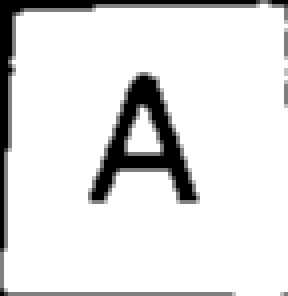
//> input picture OCR/Auto-Generate/A/0/1.bmp, 72 x 74 px (shown 4 times larger); its folder holds only this picture in this run
$ ./main   (built with g++ and OpenCV 4)
//> lines starting //> are read from the running program, lines starting //| are printed output that depends on the picture; after the words box and inside, x2 and y2 are one past the last pixel; in counts of white or black regions, pixels touching at a corner belong together
#include<opencv2/core/core.hpp>
#include<opencv2/highgui/highgui.hpp>
#include<opencv2/imgproc/imgproc.hpp>
#include<opencv2/ml/ml.hpp>
#include<iostream>
#include<vector> //Inclusion of the necessary libraries

const int min_area = 200;
const int image_width = 20;
const int image_height = 30; //Defined constants

using namespace cv;
using namespace std; //Using namespace cv/std will be merged with Zalan's Hex later on

int main(){
	Mat imgRGB;
	Mat imgGray;
	Mat imgBlurring;
	Mat imgBW;
	Mat imgBWCopy;

	Mat GroupInts;
	Mat FlattenedFloats;//Definition of the needed Matrices


	vector<vector<Point>> ptContours;
	vector<Vec4i> v4iHierarchy;
	vector <String> fileList;//Definition of vectors. Could be moved out of main. Just made them as I went.

	string characterArray("ABCDEFGHIJKLMNOPQRSTUVWXYZ");//The alphabet needed to assign values to read in images
	string orientation("0123");//Based on my peers file storage I had to accomadate for their file names.
	string Directory("/home/jgbroz/Documents/Project-Hex/OCR/Auto-Generate/A/0/*.bmp");//The directory of the saved images. MUST BE ALTERED IF RAN ON A DIFFERENT SYSTEM.

	for (int i = 0; i <= 25; i++){//For i less than twenty0five )size of alphabet)
		Directory.replace(53, 1, characterArray, i, 1);//Replace value fifty-three in the directory with a character corresponding to i from the alphabet written above.
		cout<<Directory<<"\n";//Prints out the current directory to terminal
		for (int j = 0; j <= 3; j++){//Cycles through each of the orientations (zero-three)
			Directory.replace(55, 1, orientation, j, 1); //Changes the directory further based on orientation
			glob(Directory, fileList, false);//Reads in a list of all the files in the directory and stores it in an array
			for (size_t k = 0; k < fileList.size(); ++k){//Runs a for loop equal to the amount of files in the directory
				imgRGB = imread(fileList[k]);//Reads in the first image
//> imgRGB is the input picture: 74 rows x 72 cols, CV_8UC3; min 0, max 255, mean 224.4

				if (imgRGB.empty()){
					cout<<"Image not in directory\n";
					return(0);
				}//Returns error code if the image isn't found.

				cvtColor(imgRGB,imgGray,COLOR_RGB2GRAY);

				GaussianBlur(imgGray,
						imgBlurring,
						Size(5,5),
						0);
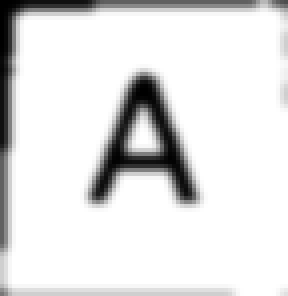
//> imgBlurring: 74 rows x 72 cols, CV_8UC1 (shown 4 times larger); min 0, max 255, mean 225.8

				adaptiveThreshold(imgBlurring,
						imgBW,
						255,
						ADAPTIVE_THRESH_GAUSSIAN_C,
						THRESH_BINARY_INV,
						11,
						2);
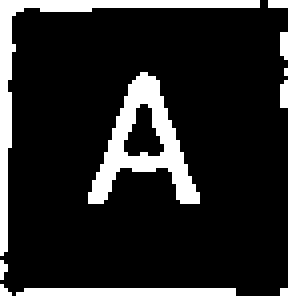
//> imgBW: 74 rows x 72 cols, CV_8UC1 (shown 4 times larger); 15% white; 10 white regions (7 under 20 px)

				imgBWCopy = imgBW.clone();

				imshow("imgBW",imgBW);
				imshow("Blurring",imgBlurring);

				findContours(imgBWCopy,
						ptContours,
						v4iHierarchy,
						RETR_EXTERNAL,
						CHAIN_APPROX_SIMPLE);//Applies filters to the image to make it more readable.
//> ptContours = 10 contours, 7 with area under 20; largest, box (x1, y1, x2, y2) and area: (22, 18, 50, 51) 361, (0, 0, 65, 64) 178, (4, 72, 59, 74) 52; v4iHierarchy = 10 items, first 8: [1, -1, -1, -1], [2, 0, -1, -1], [3, 1, -1, -1], [4, 2, -1, -1], [5, 3, -1, -1], [6, 4, -1, -1], [7, 5, -1, -1], [8, 6, -1, -1]

				for (int l = 0; l < ptContours.size(); l++){//For the number of contour sets read in repeat the process. Ideally should be one but left room for multiple characters found.
					if (contourArea(ptContours[l]) > min_area){//Check if the contour exceeds the defined minimun region.
						Rect rectangleChar = boundingRect(ptContours[l]);//Place a rectangle on the contours end points.
						rectangle(imgRGB, rectangleChar, Scalar(255,0,0),2);//Draw the rectangle over the image RGB not necessary as user feedback is no longer limited
						//Add an imshow for RGB and a waitKey(0) to see how the images are being interpretted.

						Mat matROI = imgBW(rectangleChar);
						Mat matROIResized;//Create a region of interest based on the highlighted region
						resize(matROI, matROIResized, Size(image_width, image_height));//Resize the ROI based on the constants to be uniformly stored.


						imshow("matROIResized", matROIResized);//Shows the final result to be stored. Again add a waitKey(0) at the end to really see it.

						cout<<"valid input appending the xml files."<<characterArray[i]<<"\n";//Display what character is currently being appended to the xml file

						GroupInts.push_back(int(characterArray[i]));//Push the current value into a vector array

						Mat matImageFloat;

						matROIResized.convertTo(matImageFloat, CV_32FC1);//Convert the Resized image to float values using OpenCV 32FC1. Needed for the KNN inputs

						Mat FlatFloats = matImageFloat.reshape(1,1);//Must be converted further to flat floats

						FlattenedFloats.push_back(FlatFloats);//Append the vector array with the new values of the xml file
						}
					}
//> this loop made 10 passes
//> rectangleChar on pass 6: Rect(22, 18, 28, 33)
//| valid input appending the xml files.A
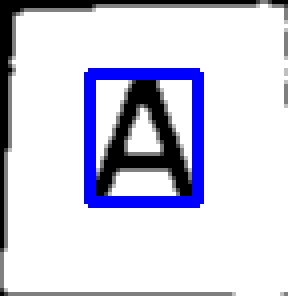
//> imgRGB: 74 rows x 72 cols, CV_8UC3 (shown 4 times larger); 6.57% of pixels changed, all inside (x1, y1, x2, y2) = (21, 17, 51, 52)
//> (the run ends here: the program stops with an error, at `glob(Directory, fileList, false);`)
